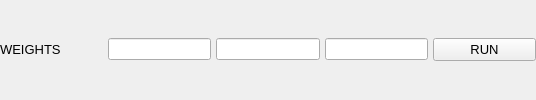
	<widget class="QWidget" name="panelIntegrateNormals">
	  <property name="sizePolicy">
	    <sizepolicy hsizetype="Expanding" vsizetype="Fixed">
	      <horstretch>0</horstretch>
	      <verstretch>0</verstretch>
	    </sizepolicy>
	  </property>
	  <property name="visible">
	    <bool>false</bool>
	  </property>

	  <layout class="QGridLayout" name="panelIntegrateNormalsGridLayout">
	    <property name="leftMargin">
	      <number>0</number>
	    </property>
	    <property name="topMargin">
	      <number>0</number>
	    </property>
	    <property name="rightMargin">
	      <number>0</number>
	    </property>
	    <property name="bottomMargin">
	      <number>0</number>
	    </property>
	    <property name="spacing">
	      <number>5</number>
	    </property>

	    <item row="0" column="0">
	      <widget class="QLabel" name="labelIntegrateNormalsWeights">
		<property name="sizePolicy">
		  <sizepolicy hsizetype="Expanding" vsizetype="Fixed">
		    <horstretch>1</horstretch>
		    <verstretch>0</verstretch>
		  </sizepolicy>
		</property>
		<property name="minimumSize">
		  <size>
		    <width>50</width>
		    <height>22</height>
		  </size>
		</property>
		<property name="maximumSize">
		  <size>
		    <width>10000</width>
		    <height>22</height>
		  </size>
		</property>
		<property name="alignment">
		  <set>Qt::AlignLeft|Qt::AlignVCenter</set>
		</property>
		<property name="margin">
		  <number>5</number>
		</property>
		<property name="text">
		  <string>WEIGHTS</string>
		</property>
		<property name="font">
		  <font>
		    <pointsize>10</pointsize>
		  </font>
		</property>
	      </widget>
	    </item>

	    <item row="0" column="1">
	      <widget class="QLineEdit" name="editIntegrateNormalsWeightData">
		<property name="sizePolicy">
		  <sizepolicy hsizetype="Expanding" vsizetype="Fixed">
		    <horstretch>1</horstretch>
		    <verstretch>0</verstretch>
		  </sizepolicy>
		</property>
		<property name="minimumSize">
		  <size>
		    <width>50</width>
		    <height>22</height>
		  </size>
		</property>
		<property name="maximumSize">
		  <size>
		    <width>10000</width>
		    <height>22</height>
		  </size>
		</property>
		<property name="text">
		  <string/>
		</property>
		<property name="font">
		  <font>
		    <pointsize>10</pointsize>
		  </font>
		</property>
	      </widget>
	    </item>

	    <item row="0" column="2">
	      <widget class="QLineEdit" name="editIntegrateNormalsWeightLink">
		<property name="sizePolicy">
		  <sizepolicy hsizetype="Expanding" vsizetype="Fixed">
		    <horstretch>1</horstretch>
		    <verstretch>0</verstretch>
		  </sizepolicy>
		</property>
		<property name="minimumSize">
		  <size>
		    <width>50</width>
		    <height>22</height>
		  </size>
		</property>
		<property name="maximumSize">
		  <size>
		    <width>10000</width>
		    <height>22</height>
		  </size>
		</property>
		<property name="text">
		  <string/>
		</property>
		<property name="font">
		  <font>
		    <pointsize>10</pointsize>
		  </font>
		</property>
	      </widget>
	    </item>

	    <item row="0" column="3">
	      <widget class="QLineEdit" name="editIntegrateNormalsWeightSmoothing">
		<property name="sizePolicy">
		  <sizepolicy hsizetype="Expanding" vsizetype="Fixed">
		    <horstretch>1</horstretch>
		    <verstretch>0</verstretch>
		  </sizepolicy>
		</property>
		<property name="minimumSize">
		  <size>
		    <width>50</width>
		    <height>22</height>
		  </size>
		</property>
		<property name="maximumSize">
		  <size>
		    <width>10000</width>
		    <height>22</height>
		  </size>
		</property>
		<property name="text">
		  <string/>
		</property>
		<property name="font">
		  <font>
		    <pointsize>10</pointsize>
		  </font>
		</property>
	      </widget>
	    </item>

	    <item row="0" column="4">
	      <widget class="QPushButton" name="pushButtonIntegrateNormalsRun">
		<property name="sizePolicy">
		  <sizepolicy hsizetype="Expanding" vsizetype="Fixed">
		    <horstretch>1</horstretch>
		    <verstretch>0</verstretch>
		  </sizepolicy>
		</property>	
		<property name="text">
		  <string>RUN</string>
		</property>
		<property name="font">
		  <font>
		    <pointsize>10</pointsize>
		  </font>
		</property>
	      </widget>
	    </item>

	  </layout>
	</widget>
